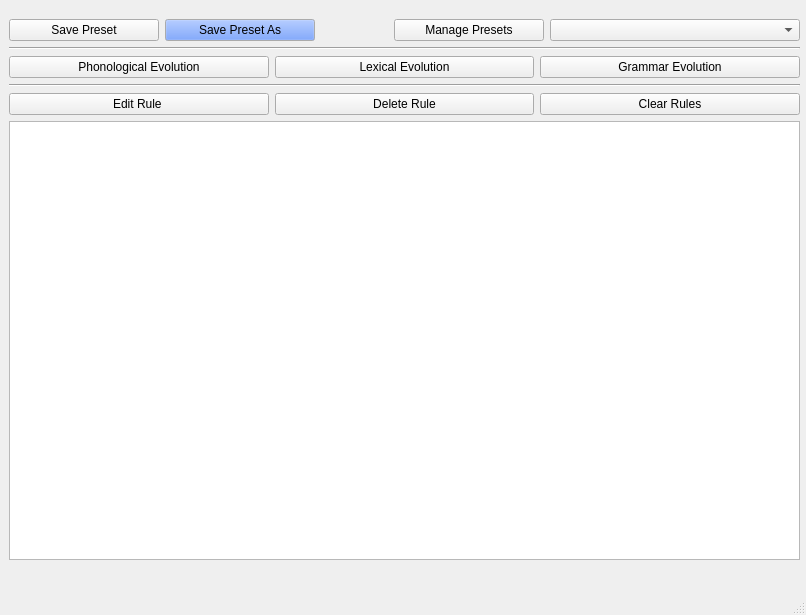
<?xml version="1.0" encoding="UTF-8"?>
<ui version="4.0">
 <class>MainWindow</class>
 <widget class="QMainWindow" name="MainWindow">
  <property name="geometry">
   <rect>
    <x>0</x>
    <y>0</y>
    <width>806</width>
    <height>615</height>
   </rect>
  </property>
  <property name="windowTitle">
   <string>MainWindow</string>
  </property>
  <widget class="QWidget" name="centralwidget">
   <widget class="QWidget" name="layoutWidget">
    <property name="geometry">
     <rect>
      <x>9</x>
      <y>19</y>
      <width>791</width>
      <height>541</height>
     </rect>
    </property>
    <layout class="QVBoxLayout" name="verticalLayout">
     <item>
      <layout class="QHBoxLayout" name="horizontalLayout">
       <item>
        <widget class="QPushButton" name="pushButton_save">
         <property name="minimumSize">
          <size>
           <width>150</width>
           <height>0</height>
          </size>
         </property>
         <property name="toolTip">
          <string>Save current rule sequence as a new preset.</string>
         </property>
         <property name="text">
          <string>Save Preset</string>
         </property>
        </widget>
       </item>
       <item>
        <widget class="QPushButton" name="pushButton_save_as">
         <property name="minimumSize">
          <size>
           <width>150</width>
           <height>0</height>
          </size>
         </property>
         <property name="palette">
          <palette>
           <active>
            <colorrole role="Button">
             <brush brushstyle="SolidPattern">
              <color alpha="255">
               <red>85</red>
               <green>134</green>
               <blue>245</blue>
              </color>
             </brush>
            </colorrole>
           </active>
           <inactive>
            <colorrole role="Button">
             <brush brushstyle="SolidPattern">
              <color alpha="255">
               <red>85</red>
               <green>134</green>
               <blue>245</blue>
              </color>
             </brush>
            </colorrole>
           </inactive>
           <disabled>
            <colorrole role="Button">
             <brush brushstyle="SolidPattern">
              <color alpha="255">
               <red>85</red>
               <green>134</green>
               <blue>245</blue>
              </color>
             </brush>
            </colorrole>
           </disabled>
          </palette>
         </property>
         <property name="text">
          <string>Save Preset As</string>
         </property>
        </widget>
       </item>
       <item>
        <spacer name="horizontalSpacer">
         <property name="orientation">
          <enum>Qt::Horizontal</enum>
         </property>
         <property name="sizeHint" stdset="0">
          <size>
           <width>40</width>
           <height>20</height>
          </size>
         </property>
        </spacer>
       </item>
       <item>
        <widget class="QPushButton" name="pushButton_manage">
         <property name="minimumSize">
          <size>
           <width>150</width>
           <height>0</height>
          </size>
         </property>
         <property name="text">
          <string>Manage Presets</string>
         </property>
        </widget>
       </item>
       <item>
        <widget class="QComboBox" name="comboBox_preset">
         <property name="minimumSize">
          <size>
           <width>250</width>
           <height>0</height>
          </size>
         </property>
         <property name="toolTip">
          <string>Load a premade preset</string>
         </property>
        </widget>
       </item>
      </layout>
     </item>
     <item>
      <widget class="Line" name="line">
       <property name="orientation">
        <enum>Qt::Horizontal</enum>
       </property>
      </widget>
     </item>
     <item>
      <layout class="QHBoxLayout" name="horizontalLayout_2">
       <item>
        <widget class="QPushButton" name="pushButton_phono">
         <property name="text">
          <string>Phonological Evolution</string>
         </property>
        </widget>
       </item>
       <item>
        <widget class="QPushButton" name="pushButton_lexi">
         <property name="text">
          <string>Lexical Evolution</string>
         </property>
        </widget>
       </item>
       <item>
        <widget class="QPushButton" name="pushButton_gram">
         <property name="text">
          <string>Grammar Evolution</string>
         </property>
        </widget>
       </item>
      </layout>
     </item>
     <item>
      <widget class="Line" name="line_2">
       <property name="orientation">
        <enum>Qt::Horizontal</enum>
       </property>
      </widget>
     </item>
     <item>
      <layout class="QHBoxLayout" name="horizontalLayout_3">
       <item>
        <widget class="QPushButton" name="pushButton_edit">
         <property name="text">
          <string>Edit Rule </string>
         </property>
        </widget>
       </item>
       <item>
        <widget class="QPushButton" name="pushButton_delete">
         <property name="text">
          <string>Delete Rule</string>
         </property>
        </widget>
       </item>
       <item>
        <widget class="QPushButton" name="pushButton_clear">
         <property name="text">
          <string>Clear Rules</string>
         </property>
        </widget>
       </item>
      </layout>
     </item>
     <item>
      <widget class="QListWidget" name="listWidget">
       <property name="selectionMode">
        <enum>QAbstractItemView::ExtendedSelection</enum>
       </property>
      </widget>
     </item>
    </layout>
   </widget>
  </widget>
  <widget class="QMenuBar" name="menubar">
   <property name="geometry">
    <rect>
     <x>0</x>
     <y>0</y>
     <width>806</width>
     <height>24</height>
    </rect>
   </property>
  </widget>
  <widget class="QStatusBar" name="statusbar"/>
 </widget>
 <resources/>
 <connections/>
</ui>
